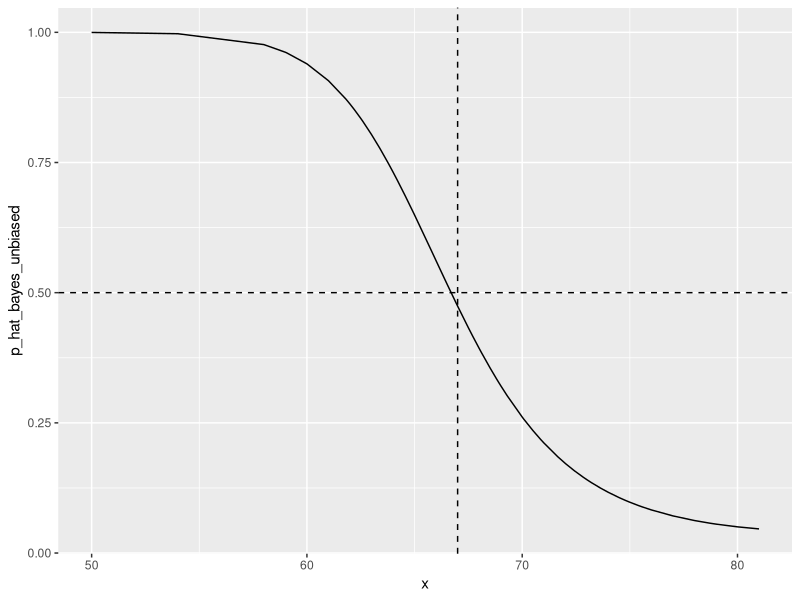
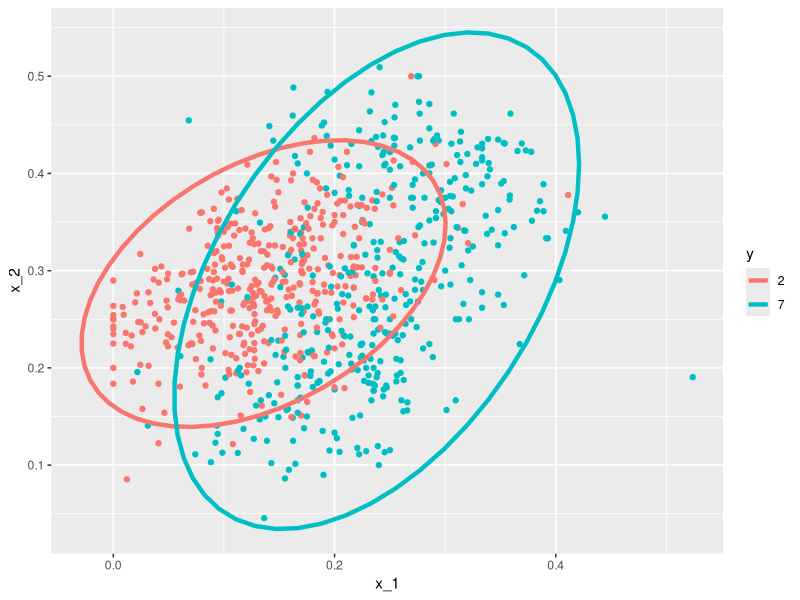
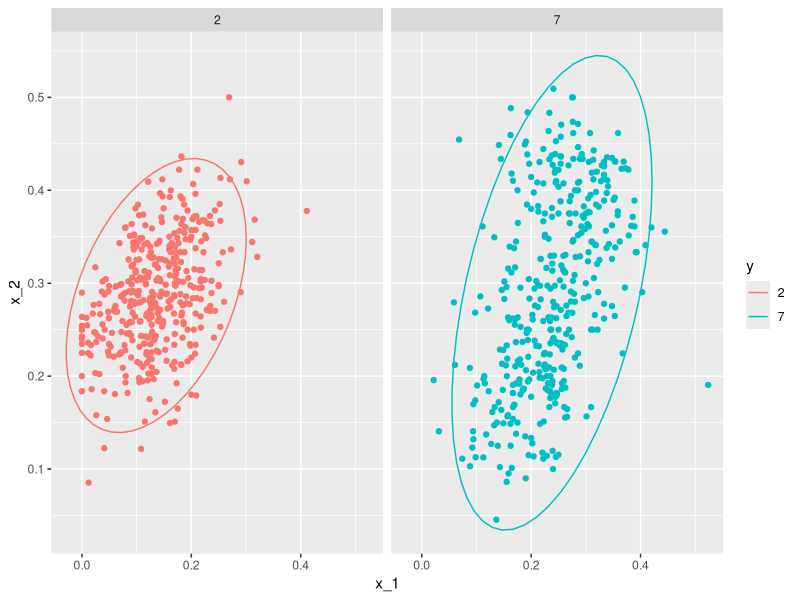

Here is the R script that generated these plots, in order: (Note: this script raises an error after producing the figures.)
## Section 4: Distance, Knn, Cross-validation,
## and Generative Models
##   4.3: Generative Models
##   Generative Models


## Naive Bayes

# Generating train and test set
library(dslabs)
library(tidyverse)
library("caret")
data("heights")
y <- heights$height
set.seed(2, sample.kind = "Rounding")
test_index <- 
  createDataPartition(y, times = 1, p = 0.5, list = FALSE)
train_set <- heights %>% slice(-test_index)
test_set <- heights %>% slice(test_index)

# Estimating averages and standard deviations
params <- train_set %>%
  group_by(sex) %>%
  summarize(avg = mean(height), sd = sd(height))
params

# Estimating the prevalence
pi <- train_set %>% 
  summarize(pi=mean(sex=="Female")) %>% pull(pi)
pi

# Getting an actual rule
x <- test_set$height
f0 <- dnorm(x, params$avg[2], params$sd[2])
f1 <- dnorm(x, params$avg[1], params$sd[1])
p_hat_bayes <- f1*pi / (f1*pi + f0*(1 - pi))


## Controlling Prevalence

# Computing sensitivity
y_hat_bayes <- ifelse(p_hat_bayes > 0.5, "Female", "Male")
sensitivity(data = factor(y_hat_bayes), 
            reference = factor(test_set$sex))

# Computing specificity
specificity(data = factor(y_hat_bayes), 
            reference = factor(test_set$sex))

# Changing the cutoff of the decision rule
p_hat_bayes_unbiased <- f1 * 0.5 / (f1 * 0.5 + f0 * (1 - 0.5))
y_hat_bayes_unbiased <- 
  ifelse(p_hat_bayes_unbiased > 0.5, "Female", "Male")
sensitivity(data = factor(y_hat_bayes_unbiased), 
            reference = factor(test_set$sex))
specificity(data = factor(y_hat_bayes_unbiased), 
            reference = factor(test_set$sex))

# Draw plot
qplot(x, p_hat_bayes_unbiased, geom = "line") +
  geom_hline(yintercept = 0.5, lty = 2) +
  geom_vline(xintercept = 67, lty = 2)


## qda and lda

# QDA
# Quadratic discriminant analysis (QDA) 

# Load data
data("mnist_27")

# Estimate parameters from the data
params <- mnist_27$train %>%
  group_by(y) %>%
  summarize(avg_1 = mean(x_1), avg_2 = mean(x_2),
            sd_1 = sd(x_1), sd_2 = sd(x_2),
            r = cor(x_1, x_2))

# Contour plots
mnist_27$train %>% mutate(y = factor(y)) %>%
  ggplot(aes(x_1, x_2, fill = y, color = y)) +
  geom_point(show.legend = FALSE) +
  stat_ellipse(type="norm", lwd = 1.5)

# Fit model
library(caret)
train_qda <- train(y ~., method = "qda", 
                   data = mnist_27$train)
# Obtain predictors and accuracy
y_hat <- predict(train_qda, mnist_27$test)
confusionMatrix(data = y_hat, 
                reference = mnist_27$test$y)$overall["Accuracy"]

# Draw separate plots for 2s and 7s
mnist_27$train %>% mutate(y = factor(y)) %>%
  ggplot(aes(x_1, x_2, fill = y, color = y)) +
  geom_point(show.legend = FALSE) +
  stat_ellipse(type="norm") +
  facet_wrap(~y)

# LDA - linear discriminant analysis 
params <- mnist_27$train %>%
  group_by(y) %>%
  summarize(avg_1 = mean(x_1), avg_2 = mean(x_2),
            sd_1 = sd(x_1), sd_2 = sd(x_2),
            r = cor(x_1, x_2))
params <- params %>% 
  mutate(sd_1 = mean(sd_1), sd_2 = mean(sd_2), r = mean(r))
train_lda <- 
  train(y ~., method = "lda", data = mnist_27$train)
y_hat <- predict(train_lda, mnist_27$test)
confusionMatrix(data = y_hat, 
                reference = mnist_27$test$y)$overall["Accuracy"]


## Case Study: More than Three Classes

if(!exists("mnist"))mnist <- read_mnist()

# set.seed(3456)    
set.seed(3456, sample.kind="Rounding") # in R 3.6 or later
index_127 <- 
  sample(which(mnist$train$labels %in% c(1,2,7)), 2000)
y <- mnist$train$labels[index_127] 
x <- mnist$train$images[index_127,]
index_train <- createDataPartition(y, p=0.8, list = FALSE)

# get the quadrants
# temporary object to help figure out the quadrants
row_column <- expand.grid(row=1:28, col=1:28)
upper_left_ind <- which(row_column$col <= 14 & 
                          row_column$row <= 14)
lower_right_ind <- which(row_column$col > 14 & 
                           row_column$row > 14)

# binarize the values. Above 200 is ink, below is no ink
x <- x > 200 

# cbind proportion of pixels in upper right quadrant
# and proportion of pixels in lower right quadrant
x <- cbind(rowSums(x[ ,upper_left_ind])/rowSums(x),
           rowSums(x[ ,lower_right_ind])/rowSums(x)) 

train_set <- data.frame(y = factor(y[index_train]),
                        x_1 = x[index_train,1],
                        x_2 = x[index_train,2])

test_set <- data.frame(y = factor(y[-index_train]),
                       x_1 = x[-index_train,1],
                       x_2 = x[-index_train,2])

train_set %>%  ggplot(aes(x_1, x_2, color=y)) + geom_point()

train_qda <- train(y ~ ., method = "qda", data = train_set)
predict(train_qda, test_set, type = "prob") %>% head()
predict(train_qda, test_set) %>% head()
confusionMatrix(predict(train_qda, test_set), 
                test_set$y)$table
confusionMatrix(predict(train_qda, test_set), 
                test_set$y)$overall["Accuracy"]
train_lda <- train(y ~ ., method = "lda", data = train_set)
confusionMatrix(predict(train_lda, test_set), 
                test_set$y)$overall["Accuracy"]
train_knn <- train(y ~ ., method = "knn", 
                   tuneGrid = data.frame(k = seq(15, 51, 2)),
                   data = train_set)
confusionMatrix(predict(train_knn, test_set), 
                test_set$y)$overall["Accuracy"]
train_set %>% mutate(y = factor(y)) %>% 
  ggplot(aes(x_1, x_2, fill = y, color=y)) + 
  geom_point(show.legend = FALSE) + 
  stat_ellipse(type="norm")


## Comprehension Check: Generative Models

# Q1
# Create a dataset of samples from just cerebellum
# and hippocampus, two parts of the brain,
# and a predictor matrix with 10 randomly selected columns 
# using the following code:
  
library(dslabs)
library(caret)
library(tidyverse)
data("tissue_gene_expression")

# set.seed(1993) #if using R 3.6 or later 
set.seed(1993, sample.kind="Rounding")
ind <- which(tissue_gene_expression$y 
             %in% c("cerebellum", "hippocampus"))
y <- droplevels(tissue_gene_expression$y[ind])
x <- tissue_gene_expression$x[ind, ]
x <- x[, sample(ncol(x), 10)]

# Use the train() function to estimate the accuracy of LDA. 
# For this question, use the version of x and y created 
# with the code above: do not split them or tissue_gene_expression 
# into training and test sets (understand this can lead 
# to overfitting). Report the accuracy from the train() 
# results (do not make predictions).

train(y ~ x, method = "lda", data = tibble(x = x, y = y))

# What is the accuracy?
#   Accuracy      
#   0.8707879  ## YES!!!

## Explanation from the web site
# The following code can be used to estimate 
# the accuracy of the LDA:
  
fit_lda <- train(x, y, method = "lda")
fit_lda$results["Accuracy"]



# Q2
# In this case, LDA fits two 10-dimensional 
# normal distributions. Look at the fitted model by looking 
# at the finalModel component of the result of train(). 
# Notice there is a component called means that includes 
# the estimated means of both distributions. Plot 
# the mean vectors against each other and determine 
# which predictors (genes) appear to be driving the algorithm.
# 
# Which TWO genes appear to be driving the algorithm 
# (i.e. the two genes with the highest means)?

fit_lda$finalModel

# RAB1B
# OAZ2

# Explanation from the web site
# The following code can be used to make the plot:

t(fit_lda$finalModel$means) %>% data.frame() %>%
  mutate(predictor_name = rownames(.)) %>%
  ggplot(aes(cerebellum, hippocampus, label = predictor_name)) +
  geom_point() +
  geom_text() +
  geom_abline()




# Q3
# Repeat the exercise in Q1 with QDA.

# Create a dataset of samples from just cerebellum 
# and hippocampus, two parts of the brain, 
# and a predictor matrix with 10 randomly selected columns 
# using the following code:

cat("\014")
rm(list = ls())

library(dslabs)      
library(caret)
library(dplyr)
data("tissue_gene_expression")

# set.seed(1993) #
set.seed(1993, sample.kind="Rounding") # if using R 3.6 or later
ind <- which(tissue_gene_expression$y 
             %in% c("cerebellum", "hippocampus"))
y <- droplevels(tissue_gene_expression$y[ind])
x <- tissue_gene_expression$x[ind, ]
x <- x[, sample(ncol(x), 10)]

# Use the train() function to estimate the accuracy of QDA. 
# For this question, use the entire tissue_gene_expression 
# dataset: do not split it into training and test sets 
# (understand this can lead to overfitting).

fit_qda <- train(x, y, method = "qda")
fit_qda$results["Accuracy"]

# What is the accuracy?
# Accuracy
# 0.8147954

# Explanation
# The following code can be used to estimate 
# the accuracy of QDA:
  
fit_qda <- train(x, y, method = "qda")
fit_qda$results["Accuracy"]

## Q4
# Which TWO genes drive the algorithm when using QDA 
# instead of LDA (i.e. the two genes with the highest means)?

fit_qda$finalModel

t(fit_qda$finalModel$means) %>% data.frame() %>%
  mutate(predictor_name = rownames(.)) %>%
  ggplot(aes(cerebellum, hippocampus, label = predictor_name)) +
  geom_point() +
  geom_text() +
  geom_abline()

# RAB1B
# OAZ2

# Explanation from the web site

t(fit_qda$finalModel$means) %>% data.frame() %>%
  mutate(predictor_name = rownames(.)) %>%
  ggplot(aes(cerebellum, hippocampus, label = predictor_name)) +
  geom_point() +
  geom_text() +
  geom_abline()


## Q5
# One thing we saw in the previous plots is that 
# the values of the predictors correlate in both groups: 
# some predictors are low in both groups and others high 
# in both groups. The mean value of each predictor found 
# in colMeans(x) is not informative or useful for prediction 
# and often for purposes of interpretation, it is useful 
# to center or scale each column. This can be achieved 
# with the preProcess argument in train(). Re-run LDA 
# with preProcess = "center". Note that accuracy does not change, 
# but it is now easier to identify the predictors 
# that differ more between groups than based on 
# the plot made in Q2.

cat("\014") ## clear the console
rm(list = ls())

library(dslabs)      
library(caret)
library(dplyr)
data("tissue_gene_expression")

# set.seed(1993) #
set.seed(1993, sample.kind="Rounding") # if using R 3.6 or later
ind <- which(tissue_gene_expression$y 
             %in% c("cerebellum", "hippocampus"))
y <- droplevels(tissue_gene_expression$y[ind])
x <- tissue_gene_expression$x[ind, ]
x <- x[, sample(ncol(x), 10)]


fit_lda_pp <- train(x, y, method = "lda", preProcess = "center")
fit_lda_pp$results["Accuracy"]

fit_lda$finalModel

library(dplyr)
# Q2 plot
t(fit_lda_pp$finalModel$means) %>% data.frame() %>%
  mutate(predictor_name = rownames(.)) %>%
  ggplot(aes(cerebellum, hippocampus, label = predictor_name)) +
  geom_point() +
  geom_text() +
  geom_abline()

t(fit_lda_pp$finalModel$means) %>% data.frame() %>%
  mutate(predictor_name = rownames(.)) %>%
  ggplot(aes(cerebellum, hippocampus, color = predictor_name)) +
  geom_point() +
  geom_abline()

# NickBova: I plotted predictor_name on the x axis 
# and (scaled) means on the y
t(fit_lda_pp$finalModel$means) %>% data.frame() %>%
  mutate(tissue_names = names(.))
  mutate(predictor_name = rownames(.)) %>%
  ggplot(aes(x = predictor_name, label = tissue)) +
  geom_point() +
  geom_text() +
  geom_abline()

varImp(fit_lda_pp)


temp1 <- fit_lda$finalModel$means %>% data.frame() %>% t() 
temp1
temp2 <- as.data.frame(temp1)
temp2
temp3 <- as_tibble(temp2)
rowtemp <- rownames(temp2)
temp3 <- as_tibble(temp2, rownames = "rowtemp")
temp3

temp4 <-temp3 %>% mutate(avg = (hippocampus + cerebellum) / 2, 
             delta = abs(hippocampus - cerebellum),
             hippo_error = abs(hippocampus - mean(hippocampus)),
             cere_error = abs(cerebellum - mean(cerebellum))) 
temp4
arrange(temp4, abs(avg))

temp4 %>% arrange(abs(hippocampus), 
                  abs(cerebellum), 
                  abs(avg))

temp4 %>% arrange(cere_error, hippo_error)


# 
# Which TWO genes drive the algorithm after performing 
# the scaling?

# PLCB1 ## wrong
# RAB1B ## correct
# above partially correct

# RAB1B ## correct
# OAZ2 ## right! but it showed wrong when I selected it!

# Explanation
# The following code can be used to make the plot to evaluate which genes are driving the algorithm after scaling:
  
  fit_lda <- train(x, y, method = "lda", preProcess = "center")
fit_lda$results["Accuracy"]
t(fit_lda$finalModel$means) %>% data.frame() %>%
  mutate(predictor_name = rownames(.)) %>%
  ggplot(aes(predictor_name, hippocampus)) +
  geom_point() +
  coord_flip()

# You can see that it is different genes driving 
# the algorithm now. This is because the predictor 
# means change.
# 
# In the previous exercises we saw that both LDA 
# and QDA approaches worked well. For further exploration 
# of the data, you can plot the predictor values 
# for the two genes with the largest differences between 
# the two groups in a scatter plot to see how they appear 
# to follow a bivariate distribution as assumed 
# by the LDA and QDA approaches, coloring the points 
# by the outcome, using the following code:
  
d <- apply(fit_lda$finalModel$means, 2, diff)
ind <- order(abs(d), decreasing = TRUE)[1:2]
plot(x[, ind], col = y)



## Q6
# Now we are going to increase the complexity 
# of the challenge slightly. Repeat the LDA analysis 
# from Q5 but using all tissue types. Use the following 
# code to create your dataset:
  
library(dslabs)      
library(caret)
data("tissue_gene_expression")

# set.seed(1993) #
set.seed(1993, sample.kind="Rounding") # if using R 3.6 or later
y <- tissue_gene_expression$y
x <- tissue_gene_expression$x
x <- x[, sample(ncol(x), 10)]

fit_lda <- train(x, y, method = "lda", preProcess = "center")
fit_lda$results["Accuracy"]


# What is the accuracy using LDA?

#    Accuracy
# 1 0.8194837 ## YES, correct

## Explanation from the website:
# The following code can be used to obtain 
# the accuracy of the LDA:
  
fit_lda <- train(x, y, method = "lda", preProcess = c("center"))
fit_lda$results["Accuracy"]
